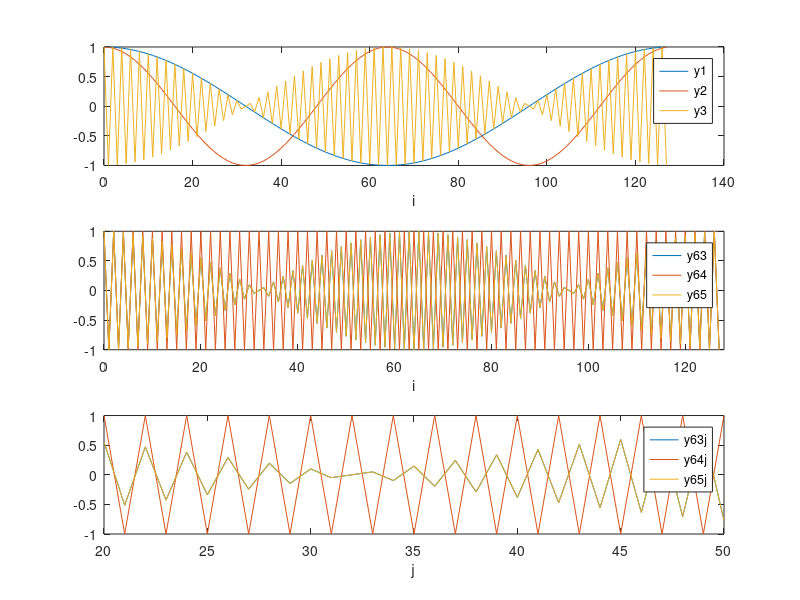

MATLAB code for this plot:
% F13DTDISC2S
% The cos-function show "mirror" symmetry around the
% middle of the interval, at the beginning and at the end.
function F13DTDISC2S;
% Length interval is 1,2,3...
% 1.Frequencies f = 1/128, 2/128, 3/128
i = (0:1:127);
y1 = cos(2*pi*(1/128)*i);
y2 = cos(2*pi*(2/128)*i);
y3 = cos(2*pi*(63/128)*i);

figure(1);
subplot(3,1,1);
plot(i,y1,i,y2,i,y3);
axis([0 140 -1 1]);
xlabel('i');
legend('y1','y2','y3');

% 2.Frequencies f=63/128, 64/128, 65/128
y63 = cos(2*pi*(63/128)*i);
y64 = cos(2*pi*(64/128)*i);
y65 = cos(2*pi*(65/128)*i);

subplot(3,1,2);
plot(i,y63,i,y64,i,y65);
axis([0 128 -1 1]);
xlabel('i');
legend('y63','y64','y65');

% 3.Expended graph
j = (20:1:50);
y63j = cos(2*pi*(63/128)*j);
y64j = cos(2*pi*(64/128)*j);
y65j = cos(2*pi*(65/128)*j);

subplot(3,1,3);
plot(j,y63j,j,y64j,j,y65j);
axis([20 50 -1 1]);
xlabel('j');
legend('y63j','y64j','y65j');
